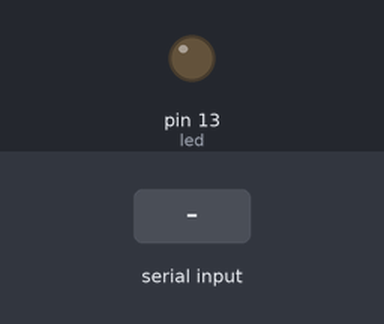
A sketch run on a simulated Arduino Uno, built with avr-gcc and run on an emulated ATmega328P. Parts: output pins drawn as LEDs (lit = HIGH). Inputs (shaded band) come from the test bench. Pins used as bus, display or sensor lines are not drawn.

Above: at 2.2 s.
2.3 s: "1" received over Serial
At 3.4 s:
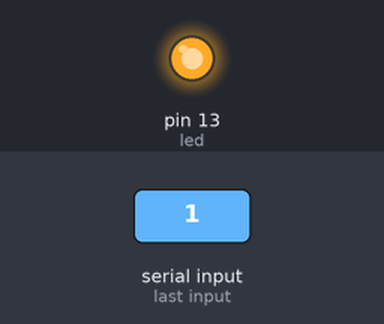
3.8 s: "2" received over Serial
At 4.6 s:
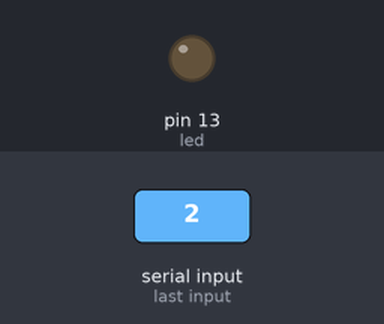
Timing chart, 0 to 6.8 s (numbered marks = the images above; inputs shaded):
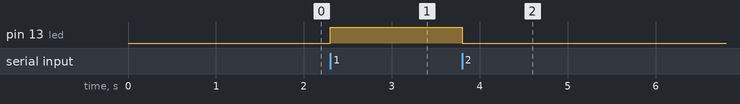

Measured:
- after the input at 2.3 s, pin 13 (led): LOW → HIGH at once
- after the input at 3.8 s, pin 13 (led): HIGH → LOW at once

The sketch:

Lectura_Datos_HC06_V1.5.ino
```cpp
/*
   Autor : Victor Cubedo Hernández

   Fecha : 12/12/2019

   Versión 1.5 * Añadido Pin digital para alimentasr el HC06 (evita tener que estar pendiente de
   conectarlo y desconectarlo cada vez ques ser cargue el programa en la placa).

   Este programa recibe los datos de la app, que dependiendo del numero que sea hace una cosa u otra.
   Para ampliar las posibilidades del programa habría que añadir mas botones en la app y los "if" en
   el programa. Actualmente se está usando la app "Arduino bluetooth Terminal".
*/

int led = 13;  //Led con el que vamos a trabajar
int opcion = 0; //Valores que recibirá de la app
int vccBT = 8; //Pin por el que alimentamos al HC06

void setup() {

  Serial.begin(9600);
  pinMode(led, OUTPUT);
  pinMode(vccBT, OUTPUT); //Pin alimentación HC06
  delay(1000);  //Esperamos 1 segundo.
  digitalWrite(vccBT, HIGH); //Le mandamos voltaje

}

void loop () {

  if (Serial.available() > 0) {  //Si el valor recibido es mayor a 0
    opcion = Serial.read(); //Guardamos el valor recibido en opcion
  }

  if (opcion == '1') { //Cuando mandemos 1
    digitalWrite(led, HIGH);  //Se enciende
  }
  if (opcion == '2') {  //Cuando mandemos 2
    digitalWrite(led, LOW); //Se apaga
  }
}
```
